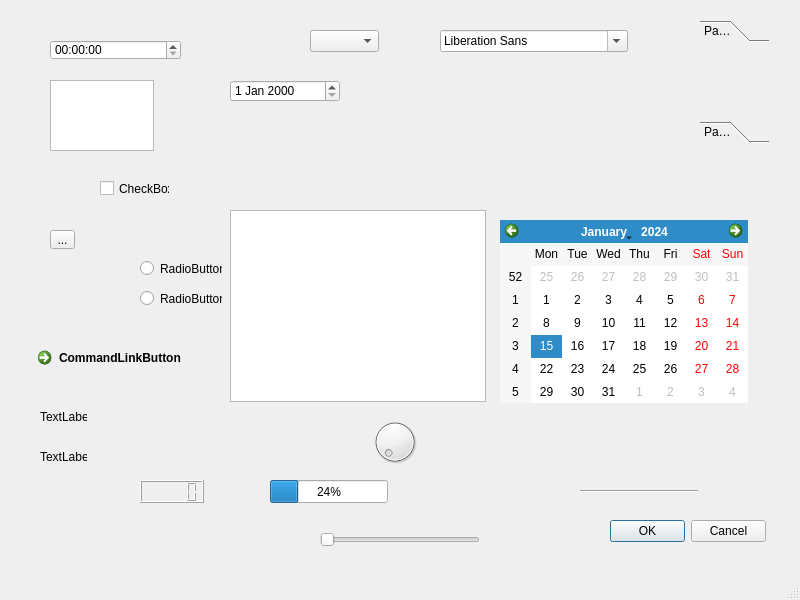
<?xml version="1.0" encoding="UTF-8"?>
<ui version="4.0">
 <class>MainWindow</class>
 <widget class="QMainWindow" name="MainWindow">
  <property name="geometry">
   <rect>
    <x>0</x>
    <y>0</y>
    <width>800</width>
    <height>600</height>
   </rect>
  </property>
  <property name="windowTitle">
   <string>MainWindow</string>
  </property>
  <widget class="QWidget" name="centralwidget">
   <widget class="QCheckBox" name="checkBox">
    <property name="geometry">
     <rect>
      <x>100</x>
      <y>180</y>
      <width>70</width>
      <height>17</height>
     </rect>
    </property>
    <property name="text">
     <string>CheckBox</string>
    </property>
   </widget>
   <widget class="QRadioButton" name="radioButton">
    <property name="geometry">
     <rect>
      <x>140</x>
      <y>260</y>
      <width>82</width>
      <height>17</height>
     </rect>
    </property>
    <property name="text">
     <string>RadioButton</string>
    </property>
   </widget>
   <widget class="QRadioButton" name="radioButton_2">
    <property name="geometry">
     <rect>
      <x>140</x>
      <y>290</y>
      <width>82</width>
      <height>17</height>
     </rect>
    </property>
    <property name="text">
     <string>RadioButton</string>
    </property>
   </widget>
   <widget class="QDial" name="dial">
    <property name="geometry">
     <rect>
      <x>370</x>
      <y>410</y>
      <width>50</width>
      <height>64</height>
     </rect>
    </property>
   </widget>
   <widget class="QTimeEdit" name="timeEdit">
    <property name="geometry">
     <rect>
      <x>50</x>
      <y>40</y>
      <width>131</width>
      <height>20</height>
     </rect>
    </property>
   </widget>
   <widget class="QComboBox" name="comboBox">
    <property name="geometry">
     <rect>
      <x>310</x>
      <y>30</y>
      <width>69</width>
      <height>22</height>
     </rect>
    </property>
   </widget>
   <widget class="QFontComboBox" name="fontComboBox">
    <property name="geometry">
     <rect>
      <x>440</x>
      <y>30</y>
      <width>188</width>
      <height>22</height>
     </rect>
    </property>
   </widget>
   <widget class="QPlainTextEdit" name="plainTextEdit">
    <property name="geometry">
     <rect>
      <x>50</x>
      <y>80</y>
      <width>104</width>
      <height>71</height>
     </rect>
    </property>
   </widget>
   <widget class="QDateEdit" name="dateEdit">
    <property name="geometry">
     <rect>
      <x>230</x>
      <y>80</y>
      <width>110</width>
      <height>22</height>
     </rect>
    </property>
   </widget>
   <widget class="QLCDNumber" name="lcdNumber">
    <property name="geometry">
     <rect>
      <x>140</x>
      <y>480</y>
      <width>64</width>
      <height>23</height>
     </rect>
    </property>
   </widget>
   <widget class="QProgressBar" name="progressBar">
    <property name="geometry">
     <rect>
      <x>270</x>
      <y>480</y>
      <width>118</width>
      <height>23</height>
     </rect>
    </property>
    <property name="value">
     <number>24</number>
    </property>
   </widget>
   <widget class="Line" name="line">
    <property name="geometry">
     <rect>
      <x>580</x>
      <y>490</y>
      <width>118</width>
      <height>3</height>
     </rect>
    </property>
    <property name="orientation">
     <enum>Qt::Horizontal</enum>
    </property>
   </widget>
   <widget class="QCalendarWidget" name="calendarWidget">
    <property name="geometry">
     <rect>
      <x>500</x>
      <y>220</y>
      <width>248</width>
      <height>183</height>
     </rect>
    </property>
   </widget>
   <widget class="QGraphicsView" name="graphicsView">
    <property name="geometry">
     <rect>
      <x>230</x>
      <y>210</y>
      <width>256</width>
      <height>192</height>
     </rect>
    </property>
   </widget>
   <widget class="QLabel" name="label">
    <property name="geometry">
     <rect>
      <x>40</x>
      <y>410</y>
      <width>47</width>
      <height>13</height>
     </rect>
    </property>
    <property name="text">
     <string>TextLabel</string>
    </property>
   </widget>
   <widget class="QSlider" name="horizontalSlider">
    <property name="geometry">
     <rect>
      <x>320</x>
      <y>530</y>
      <width>160</width>
      <height>19</height>
     </rect>
    </property>
    <property name="orientation">
     <enum>Qt::Horizontal</enum>
    </property>
   </widget>
   <widget class="QToolBox" name="toolBox">
    <property name="geometry">
     <rect>
      <x>700</x>
      <y>20</y>
      <width>69</width>
      <height>123</height>
     </rect>
    </property>
    <property name="currentIndex">
     <number>0</number>
    </property>
    <widget class="QWidget" name="page">
     <property name="geometry">
      <rect>
       <x>0</x>
       <y>0</y>
       <width>69</width>
       <height>69</height>
      </rect>
     </property>
     <attribute name="label">
      <string>Page 1</string>
     </attribute>
    </widget>
    <widget class="QWidget" name="page_2">
     <property name="geometry">
      <rect>
       <x>0</x>
       <y>0</y>
       <width>69</width>
       <height>69</height>
      </rect>
     </property>
     <attribute name="label">
      <string>Page 2</string>
     </attribute>
    </widget>
   </widget>
   <widget class="QToolButton" name="toolButton">
    <property name="geometry">
     <rect>
      <x>50</x>
      <y>230</y>
      <width>25</width>
      <height>19</height>
     </rect>
    </property>
    <property name="text">
     <string>...</string>
    </property>
   </widget>
   <widget class="QCommandLinkButton" name="commandLinkButton">
    <property name="geometry">
     <rect>
      <x>30</x>
      <y>340</y>
      <width>185</width>
      <height>41</height>
     </rect>
    </property>
    <property name="text">
     <string>CommandLinkButton</string>
    </property>
   </widget>
   <widget class="QDialogButtonBox" name="buttonBox">
    <property name="geometry">
     <rect>
      <x>610</x>
      <y>520</y>
      <width>156</width>
      <height>23</height>
     </rect>
    </property>
    <property name="standardButtons">
     <set>QDialogButtonBox::Cancel|QDialogButtonBox::Ok</set>
    </property>
   </widget>
   <widget class="QWidget" name="horizontalLayoutWidget">
    <property name="geometry">
     <rect>
      <x>440</x>
      <y>80</y>
      <width>160</width>
      <height>80</height>
     </rect>
    </property>
    <layout class="QHBoxLayout" name="horizontalLayout"/>
   </widget>
   <widget class="QWidget" name="verticalLayoutWidget">
    <property name="geometry">
     <rect>
      <x>260</x>
      <y>110</y>
      <width>160</width>
      <height>80</height>
     </rect>
    </property>
    <layout class="QVBoxLayout" name="verticalLayout"/>
   </widget>
   <widget class="QLabel" name="label_2">
    <property name="geometry">
     <rect>
      <x>40</x>
      <y>450</y>
      <width>47</width>
      <height>13</height>
     </rect>
    </property>
    <property name="text">
     <string>TextLabel</string>
    </property>
   </widget>
  </widget>
  <widget class="QMenuBar" name="menubar">
   <property name="geometry">
    <rect>
     <x>0</x>
     <y>0</y>
     <width>800</width>
     <height>21</height>
    </rect>
   </property>
  </widget>
  <widget class="QStatusBar" name="statusbar"/>
 </widget>
 <tabstops>
  <tabstop>timeEdit</tabstop>
  <tabstop>comboBox</tabstop>
  <tabstop>fontComboBox</tabstop>
  <tabstop>plainTextEdit</tabstop>
  <tabstop>dateEdit</tabstop>
  <tabstop>checkBox</tabstop>
  <tabstop>toolButton</tabstop>
  <tabstop>graphicsView</tabstop>
  <tabstop>calendarWidget</tabstop>
  <tabstop>radioButton</tabstop>
  <tabstop>radioButton_2</tabstop>
  <tabstop>commandLinkButton</tabstop>
  <tabstop>dial</tabstop>
  <tabstop>horizontalSlider</tabstop>
 </tabstops>
 <resources/>
 <connections>
  <connection>
   <sender>checkBox</sender>
   <signal>clicked()</signal>
   <receiver>label</receiver>
   <slot>hide()</slot>
   <hints>
    <hint type="sourcelabel">
     <x>118</x>
     <y>212</y>
    </hint>
    <hint type="destinationlabel">
     <x>60</x>
     <y>439</y>
    </hint>
   </hints>
  </connection>
  <connection>
   <sender>buttonBox</sender>
   <signal>accepted()</signal>
   <receiver>progressBar</receiver>
   <slot>lower()</slot>
   <hints>
    <hint type="sourcelabel">
     <x>645</x>
     <y>554</y>
    </hint>
    <hint type="destinationlabel">
     <x>314</x>
     <y>504</y>
    </hint>
   </hints>
  </connection>
 </connections>
</ui>
